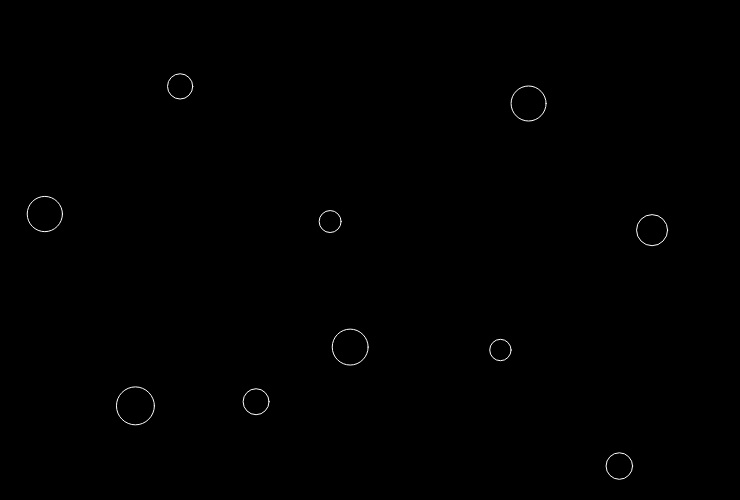
Frame 1 (no input)
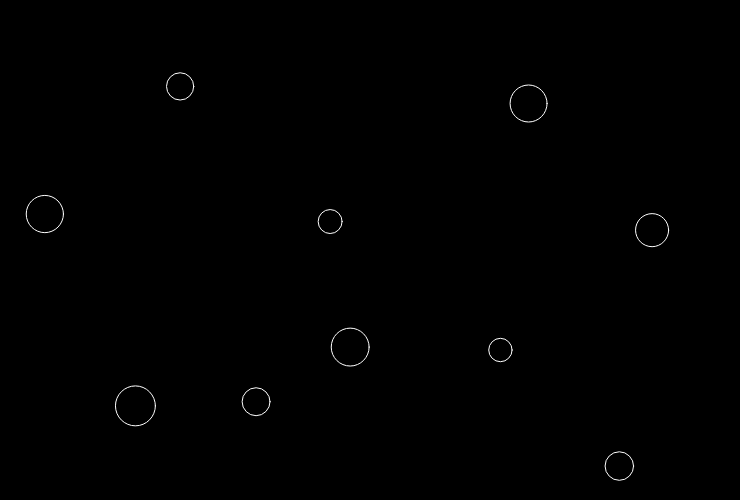
Frame 2 (the mouse pressed at the canvas centre, redrawn once)

The p5.js sketch that drew these frames (run headless with seeded random() and noise() and a simulated clock; the mouse was pressed at the canvas centre and the sketch redrawn once):

// p5.js sketch
// ── sketch.js
/**
 * @Author: viviennemulvey
 * @Date:   2020-09-23T09:26:27+01:00
 * @Last modified by:   viviennemulvey
 * @Last modified time: 2021-03-01T19:51:13+00:00
 */

let width = 740;
let height = 500;

let circles = [];
let numOfCircles = 10;

let minRadius = 10;
let maxRadius = 20;
let circle;


function setup() {
  createCanvas(width, height);
  background(0);
}


function draw() {
  noLoop();

  //Looping through the circles
  while (circles.length < numOfCircles) {
    circle = new Circle(random(width), random(height), random(minRadius, maxRadius));
    //console.log(circles.length)
    //console.log("working")

    //Looping through circles and setting each circle in the array to otherCircle
    //Checking the distance between the currentCircle and circle[i] for overlap
    let overlapping = false;
    let counter = 0;
    for (let i = 0; i < circles.length; i++) {
      let otherCircle = circles[i];
      let distance = dist(circle.position.x, circle.position.y, otherCircle.position.x, otherCircle.position.y);
      if (distance < circle.radius + otherCircle.radius) {
        //overlapping
        overlapping = true;
      }
    }

    if (!overlapping) {
      circles.push(circle);
    }

    counter++
    if (counter > 1000) {
      break;
    }
  }


  circles.forEach(circle => {
    circle.render();
    circle.grow();
  });

}

// ── circle.js
/**
 * @Author: viviennemulvey
 * @Date:   2021-02-24T17:03:05+00:00
 * @Last modified by:   viviennemulvey
 * @Last modified time: 2021-03-01T20:16:38+00:00
 */

//Creating the circle class
class Circle {
  constructor(x, y, r) {
    this.position = createVector(x, y);
    this.radius = r;
    this.growing = true;
  }

  render() {
    fill(0);
    //stroke(random(255), random(255), random(255));
    stroke(255);
    ellipse(this.position.x, this.position.y, this.radius * 2);

  }

  grow() {
    this.radius = this.radius + 1;
  }

}
